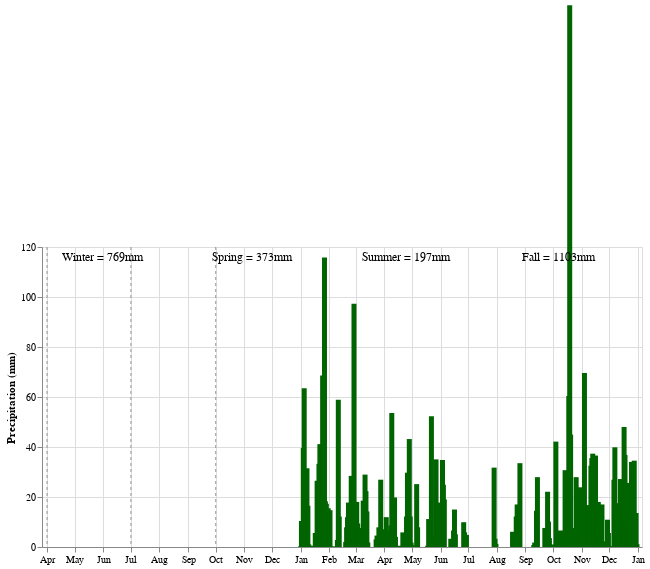

The cell this chart's notebook holds for it:
### Code cell
rule4 = alt.Chart(pd.DataFrame({
  'date': ['2023-04-01'],
  'color': ['gray']
})).mark_rule(opacity=0.8, strokeDash=[3,3]).encode(
  x='date:T',
  color=alt.Color('color:N', scale=None)
)
rule5 = alt.Chart(pd.DataFrame({
  'date': ['2023-07-01'],
  'color': ['gray']
})).mark_rule(opacity=0.8, strokeDash=[3,3]).encode(
  x='date:T',
  color=alt.Color('color:N', scale=None)
)
rule6 = alt.Chart(pd.DataFrame({
  'date': ['2023-10-01'],
  'color': ['gray']
})).mark_rule(opacity=0.8, strokeDash=[3,3]).encode(
  x='date:T',
  color=alt.Color('color:N', scale=None)
)

daily_precip = alt.Chart(rain).mark_bar(color='darkgreen').encode(
    alt.X('date:T', title=None, axis=alt.Axis(format='%b')),
    alt.Y('rain:Q', title='Precipitation (mm)', scale=alt.Scale(domain=[0, 120])),
    tooltip=[alt.Tooltip('date', title="Date"), alt.Tooltip('rain', title="Precip")]
).properties(width=600, height=300)
precip_chart = daily_precip + rule4 + rule5 + rule6 + text1 + text2 + text3 + text4
precip_chart

### Figure 1 — Vega-Lite specification as saved in the notebook (floating-point values rounded to 4 significant figures; data arrays with more than 128 entries replaced by an {"elided": "..."} marker saying what was removed)
{"config": {"view": {"continuousWidth": 300, "continuousHeight": 300}}, "layer": [{"data": {"name": "data-22840a59040dd07fd32e1eb9ceb25870"}, "mark": {"type": "bar", "color": "darkgreen"}, "encoding": {"tooltip": [{"field": "date", "title": "Date", "type": "temporal"}, {"field": "rain", "title": "Precip", "type": "quantitative"}], "x": {"axis": {"format": "%b"}, "field": "date", "title": null, "type": "temporal"}, "y": {"field": "rain", "scale": {"domain": [0, 120]}, "title": "Precipitation (mm)", "type": "quantitative"}}}, {"data": {"name": "data-6214acc25b9fe3f77bde848a84a27ad1"}, "mark": {"type": "rule", "opacity": 0.8, "strokeDash": [3, 3]}, "encoding": {"color": {"field": "color", "scale": null, "type": "nominal"}, "x": {"field": "date", "type": "temporal"}}}, {"data": {"name": "data-0bafc85605f3100620eb6892a43f7bc7"}, "mark": {"type": "rule", "opacity": 0.8, "strokeDash": [3, 3]}, "encoding": {"color": {"field": "color", "scale": null, "type": "nominal"}, "x": {"field": "date", "type": "temporal"}}}, {"data": {"name": "data-6f38b1116d7108f334893ee54bd94780"}, "mark": {"type": "rule", "opacity": 0.8, "strokeDash": [3, 3]}, "encoding": {"color": {"field": "color", "scale": null, "type": "nominal"}, "x": {"field": "date", "type": "temporal"}}}, {"data": {"name": "empty"}, "mark": {"type": "text", "align": "left", "baseline": "middle", "dx": 10, "size": 12, "text": "Winter = 769mm"}, "encoding": {"x": {"value": 10}, "y": {"value": 10}}}, {"data": {"name": "empty"}, "mark": {"type": "text", "align": "left", "baseline": "middle", "dx": 160, "size": 12, "text": "Spring = 373mm"}, "encoding": {"x": {"value": 10}, "y": {"value": 10}}}, {"data": {"name": "empty"}, "mark": {"type": "text", "align": "left", "baseline": "middle", "dx": 310, "size": 12, "text": "Summer = 197mm"}, "encoding": {"x": {"value": 10}, "y": {"value": 10}}}, {"data": {"name": "empty"}, "mark": {"type": "text", "align": "left", "baseline": "middle", "dx": 470, "size": 12, "text": "Fall = 1103mm"}, "encoding": {"x": {"value": 10}, "y": {"value": 10}}}], "height": 300, "width": 600, "$schema": "https://vega.github.io/schema/vega-lite/v5.8.0.json", "datasets": {"data-22840a59040dd07fd32e1eb9ceb25870": {"elided": "365 records"}, "data-6214acc25b9fe3f77bde848a84a27ad1": [{"date": "2023-04-01", "color": "gray"}], "data-0bafc85605f3100620eb6892a43f7bc7": [{"date": "2023-07-01", "color": "gray"}], "data-6f38b1116d7108f334893ee54bd94780": [{"date": "2023-10-01", "color": "gray"}], "empty": [{}]}}
